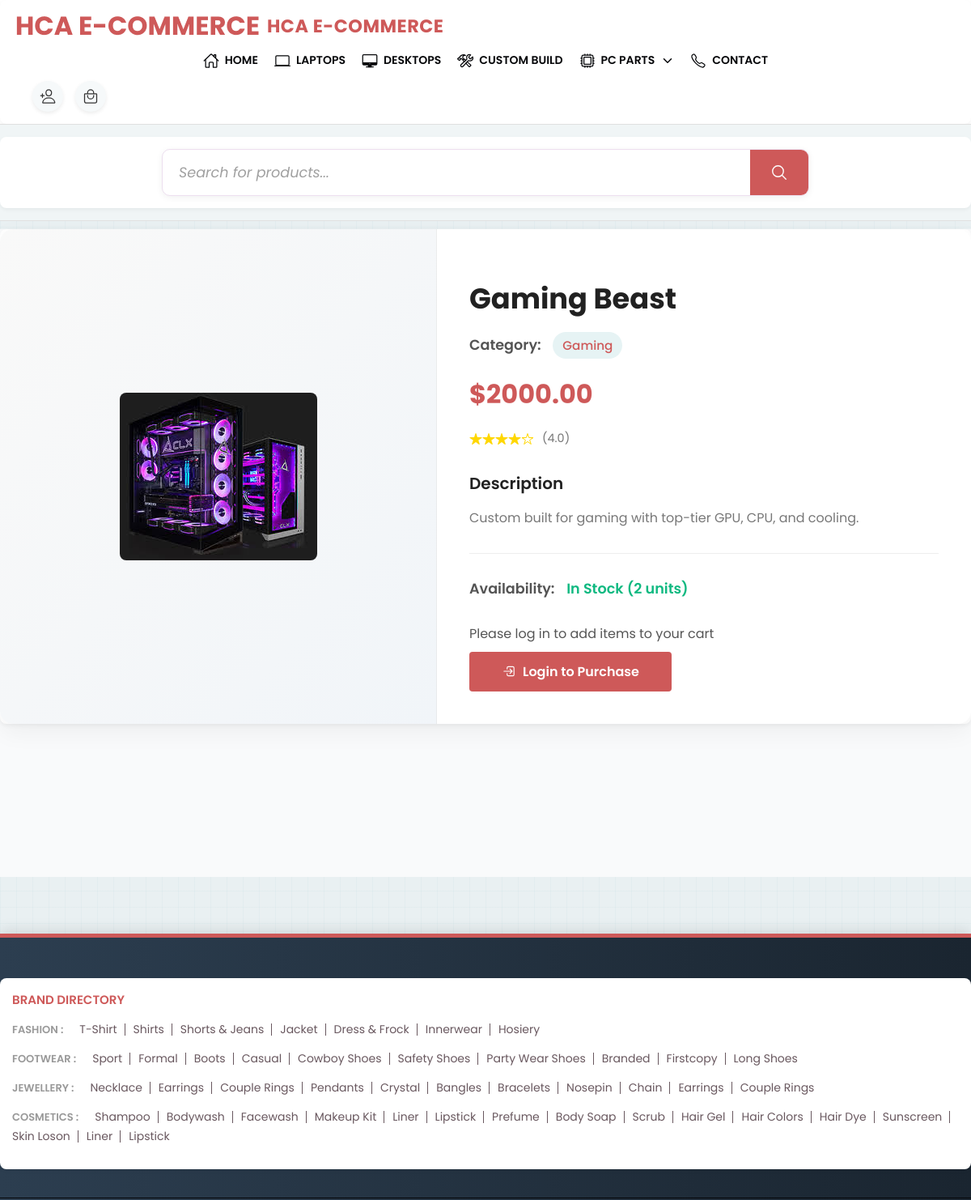
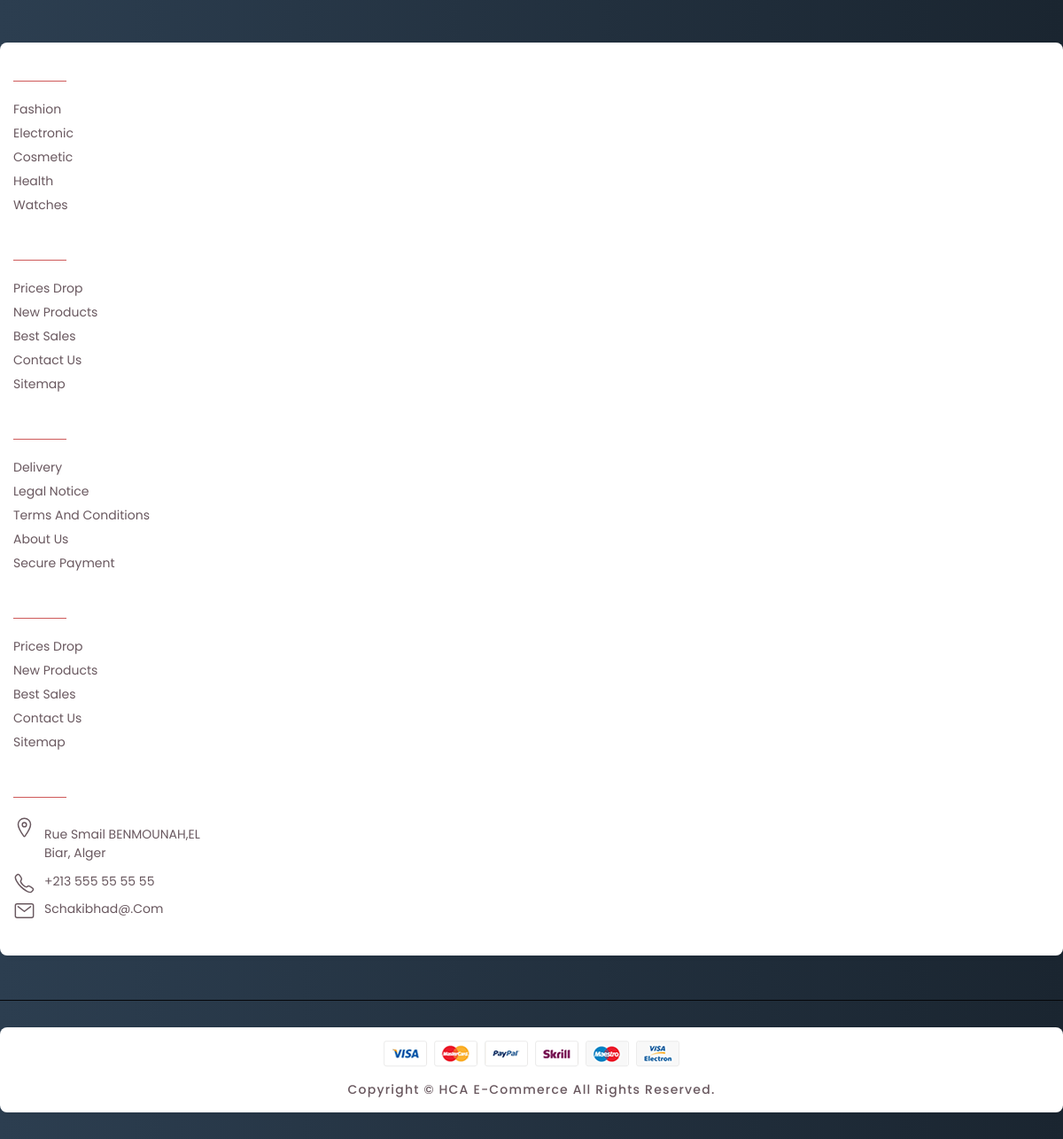
Page /product.php?id=1&type=Custom+Builds on the committed database (2 pictures, top to bottom).
### tables this page shows
CREATE TABLE `category` (
`category_id` INT AUTO_INCREMENT PRIMARY KEY,
`category_name` VARCHAR(50) NOT NULL UNIQUE,
`category_status` BOOLEAN NOT NULL DEFAULT TRUE,
`category_created_at` TIMESTAMP DEFAULT CURRENT_TIMESTAMP,
`category_updated_at` TIMESTAMP DEFAULT CURRENT_TIMESTAMP ON UPDATE CURRENT_TIMESTAMP
);

### product.php (the view, shortened to what this page needs)
<?php include_once('./includes/headerNav.php'); ?>
<link rel="stylesheet" href="css/product-detail.css">
<header>
  <?php require_once './includes/desktopnav.php' ?>
</header>
<?php
$product_id = isset($_GET['id']) ? intval($_GET['id']) : 0;
$product_type = isset($_GET['type']) ? $_GET['type'] : '';
function getProductById($id, $type) {
    global $conn;
    $type = mysqli_real_escape_string($conn, $type);
    $id_field = $type . '_id';
    $category_id_field = $type . '_category_id';
    $status_field = $type . '_status';
    $type_alias = str_replace(' ', '_', $type);
    $query = "SELECT `{$type}`.*, category.category_name AS `{$type_alias}_category_name`
              FROM `{$type}`
              JOIN category ON `{$type}`.`{$category_id_field}` = category.category_id
              WHERE `{$type}`.`{$id_field}` = ?
              AND `{$type}`.`{$status_field}` = true
              AND category.category_status = true";
    $stmt = $conn->prepare($query);
    $stmt->bind_param("i", $id);
    $stmt->execute();
    $result = $stmt->get_result();
    return $result;
}
$product_result = getProductById($product_id, $product_type);
$product = $product_result->fetch_assoc();
$id_field = $product_type . '_id';
$name_field = $product_type . '_name';
$image_field = $product_type . '_image_path';
$long_desc_field = $product_type . '_long_description';
$price_field = $product_type . '_price';
$type_alias = str_replace(' ', '_', $product_type);
$category_field = $type_alias . '_category_name';
$quantity_field = $product_type . '_quantity';
?>
<main class="no-padding">
  <div class="product-detail-container">
    <div class="container no-padding">
      <div class="product-detail-main">
        <div class="product-detail-left">
          <div class="product-image-container">
            <img src="<?php echo htmlspecialchars($product[$image_field]); ?>" alt="<?php echo htmlspecialchars($product[$name_field]); ?>" class="product-detail-img">
          </div>
        </div>
        <div class="product-detail-right">
          <h1 class="product-detail-title"><?php echo htmlspecialchars($product[$name_field]); ?></h1>
          <div class="product-detail-category">
            <span class="label">Category:</span>
            <span class="value"><?php echo htmlspecialchars($product[$category_field]); ?></span>
          </div>
          <div class="product-detail-price">
            <span class="price-value">$<?php echo htmlspecialchars($product[$price_field]); ?></span>
          </div>
          <div class="product-detail-rating">
            <div class="stars">
              <ion-icon name="star"></ion-icon>
              <ion-icon name="star"></ion-icon>
              <ion-icon name="star"></ion-icon>
              <ion-icon name="star"></ion-icon>
              <ion-icon name="star-outline"></ion-icon>
            </div>
            <span class="rating-count">(4.0)</span>
          </div>
          <div class="product-detail-description">
            <h3>Description</h3>
            <p><?php echo htmlspecialchars($product[$long_desc_field]); ?></p>
          </div>
          <div class="product-detail-stock">
            <span class="label">Availability:</span>
            <?php if ($product[$quantity_field] > 0): ?>
              <span class="in-stock">In Stock (<?php echo $product[$quantity_field]; ?> units)</span>
            <?php else: ?>
              <span class="out-of-stock">Out of Stock</span>
            <?php endif; ?>
          </div>
          <?php if(isset($_SESSION['user_id'])): ?>
          <form action="manage_cart.php" method="post" class="cart-form">
            <input type="hidden" name="product_id" value="<?php echo $product[$id_field]; ?>">
            <input type="hidden" name="product_name" value="<?php echo htmlspecialchars($product[$name_field]); ?>">
            <input type="hidden" name="product_price" value="<?php echo $product[$price_field]; ?>">
            <input type="hidden" name="product_category" value="<?php echo $product_type; ?>">
            <input type="hidden" name="product_img" value="<?php echo htmlspecialchars($product[$image_field]); ?>">
            <div class="quantity-selector">
              <label for="product_qty">Quantity:</label>
              <div class="quantity-controls">
                <button type="button" class="quantity-btn minus-btn" onclick="decrementQuantity()">-</button>
                <input type="number" id="product_qty" name="product_qty" value="1" min="1" max="<?php echo $product[$quantity_field]; ?>">
                <button type="button" class="quantity-btn plus-btn" onclick="incrementQuantity()">+</button>
              </div>
            </div>
            <button type="submit" name="add_to_cart" class="add-to-cart-btn" <?php echo ($product[$quantity_field] <= 0) ? 'disabled' : ''; ?>>
              <ion-icon name="cart-outline"></ion-icon>
              Add to Cart
            </button>
          </form>
          <?php else: ?>
          <div class="login-message">
            <p>Please log in to add items to your cart</p>
            <?php
            $current_url = "product.php?id={$product_id}&type=" . urlencode($product_type);
            ?>
            <a href="login.php?redirect=<?php echo urlencode($current_url); ?>" class="login-btn">
              <ion-icon name="log-in-outline"></ion-icon>
              Login to Purchase
            </a>
          </div>
          <?php endif; ?>
        </div>
      </div>
    </div>
  </div>
</main>
<?php require_once './includes/footer.php'; ?>

### css/product-display.css (style rules this page uses)
.container { max-width: 1280px; margin: 0 auto; display: block !important; width: 100% !important; clear: both !important; }
html { scroll-behavior: smooth; scroll-padding-top: var(--header-offset, 120px); }

### css/view-details.css (style rules this page uses)
:root { --main-maroon: #CE5959; --deep-maroon: #89375F; }
.product-detail-title { font-size: 25px; margin-top: 25px; margin-bottom: 25px; font-weight: 750; }

### css/aboutus.css (style rules this page uses)
:root { --maroon-main: #CE5959; }

### css/contact.css (style rules this page uses)
:root { --sonic-silver: hsl(0, 0%, 47%); --eerie-black: hsl(0, 0%, 13%); --ocean-green: hsl(152, 51%, 52%); --email-color: #26abff; --location-marker: #ff2c2c; }

### css/product-detail.css (style rules this page uses)
body main { padding-top: 0 !important; }
main .product-detail-container, main.no-padding { padding: 0 !important; margin: 0 !important; }
.no-padding { padding: 0 !important; margin-top: 0 !important; margin-bottom: 0 !important; }
.product-detail-container { background-color: #f9fafb; min-height: 100vh; padding: 0 !important; margin-bottom: 0 !important; }
header + main { margin-top: 10px !important; }
header + main .product-detail-container { margin-top: 10px !important; }
.product-detail-main { display: flex; background: #fff; border-radius: 16px; box-shadow: 0 10px 30px rgba(0, 0, 0, 0.05); overflow: hidden; margin-bottom: 50px; }
.product-detail-left { width: 45%; padding: 30px; display: flex; align-items: center; justify-content: center; background: linear-gradient(to bottom right, #f9f9f9, #f1f5f9); border-right: 1px solid rgba(0, 0, 0, 0.05); }
.product-image-container { width: 100%; height: 450px; display: flex; align-items: center; justify-content: center; overflow: hidden; }
.product-detail-img { max-width: 90%; max-height: 90%; object-fit: contain; transition: transform 0.5s ease; border-radius: 8px; }
.product-detail-right { width: 55%; padding: 40px; }
.product-detail-title { font-size: 2.2rem; font-weight: 700; color: var(--eerie-black); margin-bottom: 20px; line-height: 1.2; }
.product-detail-category { margin-bottom: 20px; font-size: 1.1rem; }
.product-detail-category .label { font-weight: 600; color: var(--davys-gray); margin-right: 10px; }
.product-detail-category .value { color: var(--main-maroon); font-weight: 500; text-transform: capitalize; background-color: rgba(13, 138, 145, 0.1); padding: 5px 12px; border-radius: 30px; font-size: 0.95rem; }
.product-detail-price { margin-bottom: 20px; }
.product-detail-price .price-value { font-size: 2rem; font-weight: 700; color: var(--main-maroon); }
.product-detail-rating { display: flex; align-items: center; margin-bottom: 30px; }
.product-detail-rating .stars { display: flex; margin-right: 10px; color: #ffd700; }
.product-detail-rating .rating-count { color: var(--sonic-silver); font-size: 0.9rem; }
.product-detail-description { margin-bottom: 30px; padding-bottom: 30px; border-bottom: 1px solid #eee; }
.product-detail-description h3 { font-size: 1.25rem; font-weight: 600; margin-bottom: 15px; color: var(--eerie-black); }
.product-detail-description p { color: var(--sonic-silver); line-height: 1.6; font-size: 1rem; }
.product-detail-stock { margin-bottom: 30px; font-size: 1.1rem; }
.product-detail-stock .label { font-weight: 600; color: var(--davys-gray); margin-right: 10px; }
.product-detail-stock .in-stock { color: #10b981; font-weight: 600; }

### product.php (style rules this page uses)
body main { padding-top: 0 !important; }
.product-detail-container { padding: 0 !important; margin: 0 !important; }
main.no-padding { padding-top: 0 !important; }
header + main { margin-top: 10px !important; }
header + main .product-detail-container { margin-top: 10px !important; }
.login-message { margin-top: 20px; }
.login-message p { margin-bottom: 10px; color: #555; }
.login-btn { display: flex; align-items: center; justify-content: center; padding: 12px 24px; background-color: #CE5959; color: white; border: none; border-radius: 4px; font-weight: 600; cursor: pointer; text-decoration: none; transition: background-color 0.2s ease; max-width: 250px; }
.login-btn ion-icon { margin-right: 8px; font-size: 18px; }

### rows in the picture
custom builds: Custom Builds_image_path (picture), Custom Builds_name "Gaming Beast", Custom Builds_category "Gaming", Custom Builds_price "2000.00", Custom Builds_long_description "Custom built for gaming with top-tier GPU, CPU, and cooling.", Custom Builds_quantity "2"

### other values in the picture
$_SESSION['web-name'] "HCA E-COMMERCE"
$site_address "Rue Smail BENMOUNAH,EL Biar, Alger"
$site_contact_num "+213 555 55 55 55"
$site_info_email "Schakibhad@.com"
$_SESSION['web-footer'] "HCA E-Commerce"
